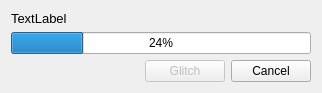
<?xml version="1.0" encoding="UTF-8"?>
<ui version="4.0">
 <class>txProgress</class>
 <widget class="QWidget" name="txProgress">
  <property name="geometry">
   <rect>
    <x>0</x>
    <y>0</y>
    <width>318</width>
    <height>91</height>
   </rect>
  </property>
  <property name="windowTitle">
   <string>Form</string>
  </property>
  <layout class="QGridLayout" name="gridLayout">
   <item row="0" column="0">
    <widget class="QLabel" name="label">
     <property name="sizePolicy">
      <sizepolicy hsizetype="Preferred" vsizetype="Fixed">
       <horstretch>0</horstretch>
       <verstretch>0</verstretch>
      </sizepolicy>
     </property>
     <property name="font">
      <font>
       <pointsize>10</pointsize>
       <weight>50</weight>
       <bold>false</bold>
      </font>
     </property>
     <property name="text">
      <string>TextLabel</string>
     </property>
    </widget>
   </item>
   <item row="1" column="0" colspan="3">
    <widget class="QProgressBar" name="progressBar">
     <property name="sizePolicy">
      <sizepolicy hsizetype="Preferred" vsizetype="Fixed">
       <horstretch>0</horstretch>
       <verstretch>0</verstretch>
      </sizepolicy>
     </property>
     <property name="minimumSize">
      <size>
       <width>300</width>
       <height>0</height>
      </size>
     </property>
     <property name="value">
      <number>24</number>
     </property>
    </widget>
   </item>
   <item row="2" column="0">
    <spacer name="horizontalSpacer">
     <property name="orientation">
      <enum>Qt::Horizontal</enum>
     </property>
     <property name="sizeHint" stdset="0">
      <size>
       <width>125</width>
       <height>20</height>
      </size>
     </property>
    </spacer>
   </item>
   <item row="2" column="1">
    <widget class="QPushButton" name="SendGlitch">
     <property name="enabled">
      <bool>false</bool>
     </property>
     <property name="statusTip">
      <string>Used for testing BSR</string>
     </property>
     <property name="text">
      <string>Glitch</string>
     </property>
    </widget>
   </item>
   <item row="2" column="2">
    <widget class="QPushButton" name="pushButton">
     <property name="text">
      <string>Cancel</string>
     </property>
    </widget>
   </item>
  </layout>
 </widget>
 <resources/>
 <connections>
  <connection>
   <sender>pushButton</sender>
   <signal>clicked()</signal>
   <receiver>txProgress</receiver>
   <slot>StopTx()</slot>
   <hints>
    <hint type="sourcelabel">
     <x>394</x>
     <y>80</y>
    </hint>
    <hint type="destinationlabel">
     <x>158</x>
     <y>45</y>
    </hint>
   </hints>
  </connection>
  <connection>
   <sender>SendGlitch</sender>
   <signal>clicked()</signal>
   <receiver>txProgress</receiver>
   <slot>on_SendGlitch_clicked()</slot>
   <hints>
    <hint type="sourcelabel">
     <x>269</x>
     <y>64</y>
    </hint>
    <hint type="destinationlabel">
     <x>398</x>
     <y>24</y>
    </hint>
   </hints>
  </connection>
 </connections>
 <slots>
  <slot>StopTx()</slot>
  <slot>upDateWF(int)</slot>
  <slot>on_SendGlitch_clicked()</slot>
 </slots>
</ui>
